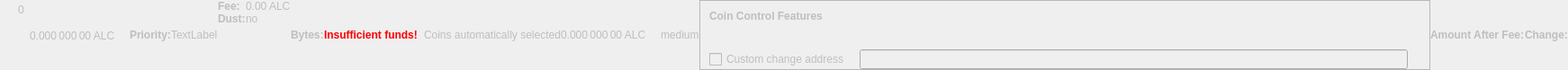
    <widget class="QWidget" name="dummyHideWidget" native="true">
     <property name="enabled">
      <bool>false</bool>
     </property>
     <property name="maximumSize">
      <size>
       <width>100</width>
       <height>22</height>
      </size>
     </property>
     <layout class="QHBoxLayout" name="dummyHideLayout">
      <property name="spacing">
       <number>0</number>
      </property>
      <property name="leftMargin">
       <number>0</number>
      </property>
      <property name="topMargin">
       <number>0</number>
      </property>
      <property name="rightMargin">
       <number>0</number>
      </property>
      <property name="bottomMargin">
       <number>0</number>
      </property>
      <item>
       <layout class="QFormLayout" name="formLayoutCoinControl1">
        <property name="horizontalSpacing">
         <number>10</number>
        </property>
        <property name="verticalSpacing">
         <number>14</number>
        </property>
        <property name="leftMargin">
         <number>10</number>
        </property>
        <property name="topMargin">
         <number>4</number>
        </property>
        <property name="rightMargin">
         <number>6</number>
        </property>
        <item row="0" column="1">
         <widget class="QLabel" name="labelCoinControlBytes">
          <property name="cursor">
           <cursorShape>IBeamCursor</cursorShape>
          </property>
          <property name="contextMenuPolicy">
           <enum>Qt::ActionsContextMenu</enum>
          </property>
          <property name="text">
           <string notr="true">0</string>
          </property>
          <property name="textInteractionFlags">
           <set>Qt::LinksAccessibleByMouse|Qt::TextSelectableByKeyboard|Qt::TextSelectableByMouse</set>
          </property>
         </widget>
        </item>
       </layout>
      </item>
      <item>
       <widget class="QLabel" name="labelCoinControlAfterFee">
        <property name="enabled">
         <bool>false</bool>
        </property>
        <property name="sizePolicy">
         <sizepolicy hsizetype="Fixed" vsizetype="Fixed">
          <horstretch>0</horstretch>
          <verstretch>0</verstretch>
         </sizepolicy>
        </property>
        <property name="minimumSize">
         <size>
          <width>111</width>
          <height>12</height>
         </size>
        </property>
        <property name="maximumSize">
         <size>
          <width>111</width>
          <height>12</height>
         </size>
        </property>
        <property name="cursor">
         <cursorShape>IBeamCursor</cursorShape>
        </property>
        <property name="contextMenuPolicy">
         <enum>Qt::ActionsContextMenu</enum>
        </property>
        <property name="text">
         <string notr="true">0.000 000 00 ALC</string>
        </property>
        <property name="textInteractionFlags">
         <set>Qt::LinksAccessibleByMouse|Qt::TextSelectableByKeyboard|Qt::TextSelectableByMouse</set>
        </property>
       </widget>
      </item>
      <item>
       <widget class="QLabel" name="labelCoinControlPriorityText">
        <property name="enabled">
         <bool>false</bool>
        </property>
        <property name="font">
         <font>
          <weight>75</weight>
          <bold>true</bold>
         </font>
        </property>
        <property name="text">
         <string>Priority:</string>
        </property>
       </widget>
      </item>
      <item>
       <layout class="QHBoxLayout" name="horizontalLayout">
        <item>
         <widget class="QLabel" name="WarningLabel">
          <property name="text">
           <string>TextLabel</string>
          </property>
         </widget>
        </item>
       </layout>
      </item>
      <item>
       <layout class="QFormLayout" name="formLayoutCoinControl3">
        <property name="horizontalSpacing">
         <number>0</number>
        </property>
        <property name="verticalSpacing">
         <number>0</number>
        </property>
        <property name="leftMargin">
         <number>0</number>
        </property>
        <property name="topMargin">
         <number>0</number>
        </property>
        <property name="rightMargin">
         <number>0</number>
        </property>
        <item row="0" column="0">
         <widget class="QLabel" name="labelCoinControlFeeText">
          <property name="enabled">
           <bool>false</bool>
          </property>
          <property name="font">
           <font>
            <weight>75</weight>
            <bold>true</bold>
           </font>
          </property>
          <property name="text">
           <string>Fee:</string>
          </property>
          <property name="margin">
           <number>0</number>
          </property>
         </widget>
        </item>
        <item row="0" column="1">
         <widget class="QLabel" name="labelCoinControlFee">
          <property name="enabled">
           <bool>false</bool>
          </property>
          <property name="cursor">
           <cursorShape>IBeamCursor</cursorShape>
          </property>
          <property name="contextMenuPolicy">
           <enum>Qt::ActionsContextMenu</enum>
          </property>
          <property name="text">
           <string notr="true">0.00 ALC</string>
          </property>
          <property name="textInteractionFlags">
           <set>Qt::LinksAccessibleByMouse|Qt::TextSelectableByKeyboard|Qt::TextSelectableByMouse</set>
          </property>
         </widget>
        </item>
        <item row="1" column="0">
         <widget class="QLabel" name="labelCoinControlLowOutputText">
          <property name="enabled">
           <bool>false</bool>
          </property>
          <property name="font">
           <font>
            <weight>75</weight>
            <bold>true</bold>
           </font>
          </property>
          <property name="text">
           <string>Dust:</string>
          </property>
         </widget>
        </item>
        <item row="1" column="1">
         <widget class="QLabel" name="labelCoinControlLowOutput">
          <property name="enabled">
           <bool>false</bool>
          </property>
          <property name="cursor">
           <cursorShape>IBeamCursor</cursorShape>
          </property>
          <property name="contextMenuPolicy">
           <enum>Qt::ActionsContextMenu</enum>
          </property>
          <property name="text">
           <string>no</string>
          </property>
          <property name="textInteractionFlags">
           <set>Qt::LinksAccessibleByMouse|Qt::TextSelectableByKeyboard|Qt::TextSelectableByMouse</set>
          </property>
         </widget>
        </item>
       </layout>
      </item>
      <item>
       <widget class="QLabel" name="labelCoinControlBytesText">
        <property name="enabled">
         <bool>false</bool>
        </property>
        <property name="font">
         <font>
          <weight>75</weight>
          <bold>true</bold>
         </font>
        </property>
        <property name="text">
         <string>Bytes:</string>
        </property>
       </widget>
      </item>
      <item>
       <layout class="QFormLayout" name="formLayoutCoinControl2">
        <property name="horizontalSpacing">
         <number>0</number>
        </property>
        <property name="verticalSpacing">
         <number>0</number>
        </property>
        <property name="leftMargin">
         <number>0</number>
        </property>
        <property name="topMargin">
         <number>0</number>
        </property>
        <property name="rightMargin">
         <number>0</number>
        </property>
       </layout>
      </item>
      <item>
       <layout class="QHBoxLayout" name="horizontalLayoutCoinControl2">
        <property name="spacing">
         <number>0</number>
        </property>
        <property name="bottomMargin">
         <number>0</number>
        </property>
       </layout>
      </item>
      <item>
       <widget class="QLabel" name="labelCoinControlInsuffFunds">
        <property name="enabled">
         <bool>false</bool>
        </property>
        <property name="minimumSize">
         <size>
          <width>0</width>
          <height>0</height>
         </size>
        </property>
        <property name="font">
         <font>
          <weight>75</weight>
          <bold>true</bold>
         </font>
        </property>
        <property name="styleSheet">
         <string notr="true">color:red;font-weight:bold;</string>
        </property>
        <property name="text">
         <string>Insufficient funds!</string>
        </property>
        <property name="margin">
         <number>5</number>
        </property>
       </widget>
      </item>
      <item>
       <layout class="QFormLayout" name="formLayoutCoinControl4">
        <property name="horizontalSpacing">
         <number>0</number>
        </property>
        <property name="verticalSpacing">
         <number>0</number>
        </property>
        <property name="leftMargin">
         <number>0</number>
        </property>
        <property name="topMargin">
         <number>0</number>
        </property>
        <property name="rightMargin">
         <number>0</number>
        </property>
       </layout>
      </item>
      <item>
       <widget class="QLabel" name="labelCoinControlChangeLabel">
        <property name="enabled">
         <bool>false</bool>
        </property>
        <property name="sizePolicy">
         <sizepolicy hsizetype="Preferred" vsizetype="Expanding">
          <horstretch>0</horstretch>
          <verstretch>0</verstretch>
         </sizepolicy>
        </property>
        <property name="minimumSize">
         <size>
          <width>0</width>
          <height>0</height>
         </size>
        </property>
        <property name="text">
         <string/>
        </property>
        <property name="margin">
         <number>3</number>
        </property>
       </widget>
      </item>
      <item>
       <widget class="QLabel" name="labelCoinControlAutomaticallySelected">
        <property name="enabled">
         <bool>false</bool>
        </property>
        <property name="sizePolicy">
         <sizepolicy hsizetype="Fixed" vsizetype="Fixed">
          <horstretch>0</horstretch>
          <verstretch>0</verstretch>
         </sizepolicy>
        </property>
        <property name="minimumSize">
         <size>
          <width>0</width>
          <height>0</height>
         </size>
        </property>
        <property name="maximumSize">
         <size>
          <width>240</width>
          <height>16777215</height>
         </size>
        </property>
        <property name="text">
         <string>Coins automatically selected</string>
        </property>
        <property name="margin">
         <number>5</number>
        </property>
       </widget>
      </item>
      <item>
       <widget class="QLabel" name="labelCoinControlChange">
        <property name="enabled">
         <bool>false</bool>
        </property>
        <property name="sizePolicy">
         <sizepolicy hsizetype="Fixed" vsizetype="Fixed">
          <horstretch>0</horstretch>
          <verstretch>0</verstretch>
         </sizepolicy>
        </property>
        <property name="minimumSize">
         <size>
          <width>111</width>
          <height>0</height>
         </size>
        </property>
        <property name="maximumSize">
         <size>
          <width>111</width>
          <height>16777215</height>
         </size>
        </property>
        <property name="cursor">
         <cursorShape>IBeamCursor</cursorShape>
        </property>
        <property name="contextMenuPolicy">
         <enum>Qt::ActionsContextMenu</enum>
        </property>
        <property name="text">
         <string notr="true">0.000 000 00 ALC</string>
        </property>
        <property name="textInteractionFlags">
         <set>Qt::LinksAccessibleByMouse|Qt::TextSelectableByKeyboard|Qt::TextSelectableByMouse</set>
        </property>
       </widget>
      </item>
      <item>
       <widget class="QLabel" name="labelCoinControlPriority">
        <property name="enabled">
         <bool>false</bool>
        </property>
        <property name="cursor">
         <cursorShape>IBeamCursor</cursorShape>
        </property>
        <property name="contextMenuPolicy">
         <enum>Qt::ActionsContextMenu</enum>
        </property>
        <property name="text">
         <string>medium</string>
        </property>
        <property name="textInteractionFlags">
         <set>Qt::LinksAccessibleByMouse|Qt::TextSelectableByKeyboard|Qt::TextSelectableByMouse</set>
        </property>
       </widget>
      </item>
      <item>
       <widget class="QFrame" name="frameCoinControl">
        <property name="sizePolicy">
         <sizepolicy hsizetype="Expanding" vsizetype="Expanding">
          <horstretch>0</horstretch>
          <verstretch>0</verstretch>
         </sizepolicy>
        </property>
        <property name="maximumSize">
         <size>
          <width>16777215</width>
          <height>16777215</height>
         </size>
        </property>
        <property name="frameShape">
         <enum>QFrame::StyledPanel</enum>
        </property>
        <property name="frameShadow">
         <enum>QFrame::Sunken</enum>
        </property>
        <layout class="QVBoxLayout" name="verticalLayoutCoinControl2_2">
         <property name="spacing">
          <number>0</number>
         </property>
         <property name="leftMargin">
          <number>0</number>
         </property>
         <property name="topMargin">
          <number>0</number>
         </property>
         <property name="rightMargin">
          <number>0</number>
         </property>
         <property name="bottomMargin">
          <number>0</number>
         </property>
         <item>
          <layout class="QVBoxLayout" name="verticalLayoutCoinControl" stretch="0,0,0,1">
           <property name="spacing">
            <number>0</number>
           </property>
           <property name="leftMargin">
            <number>10</number>
           </property>
           <property name="topMargin">
            <number>10</number>
           </property>
           <item>
            <layout class="QHBoxLayout" name="horizontalLayoutCoinControl1">
             <property name="bottomMargin">
              <number>15</number>
             </property>
             <item>
              <widget class="QLabel" name="labelCoinControlFeatures">
               <property name="enabled">
                <bool>false</bool>
               </property>
               <property name="sizePolicy">
                <sizepolicy hsizetype="Preferred" vsizetype="Maximum">
                 <horstretch>0</horstretch>
                 <verstretch>0</verstretch>
                </sizepolicy>
               </property>
               <property name="font">
                <font>
                 <weight>75</weight>
                 <bold>true</bold>
                </font>
               </property>
               <property name="styleSheet">
                <string notr="true">font-weight:bold;</string>
               </property>
               <property name="text">
                <string>Coin Control Features</string>
               </property>
              </widget>
             </item>
            </layout>
           </item>
           <item>
            <widget class="QWidget" name="widgetCoinControl" native="true">
             <property name="sizePolicy">
              <sizepolicy hsizetype="Preferred" vsizetype="Preferred">
               <horstretch>0</horstretch>
               <verstretch>0</verstretch>
              </sizepolicy>
             </property>
             <property name="minimumSize">
              <size>
               <width>0</width>
               <height>0</height>
              </size>
             </property>
             <property name="styleSheet">
              <string notr="true"/>
             </property>
             <layout class="QHBoxLayout" name="horizontalLayoutCoinControl5_2">
              <property name="leftMargin">
               <number>0</number>
              </property>
              <property name="topMargin">
               <number>0</number>
              </property>
              <property name="rightMargin">
               <number>0</number>
              </property>
              <property name="bottomMargin">
               <number>0</number>
              </property>
              <item>
               <layout class="QHBoxLayout" name="horizontalLayoutCoinControl3">
                <property name="spacing">
                 <number>20</number>
                </property>
                <property name="topMargin">
                 <number>0</number>
                </property>
                <property name="bottomMargin">
                 <number>10</number>
                </property>
               </layout>
              </item>
             </layout>
            </widget>
           </item>
           <item>
            <layout class="QHBoxLayout" name="horizontalLayoutCoinControl4" stretch="0,0,0">
             <property name="spacing">
              <number>12</number>
             </property>
             <property name="sizeConstraint">
              <enum>QLayout::SetDefaultConstraint</enum>
             </property>
             <property name="topMargin">
              <number>5</number>
             </property>
             <property name="rightMargin">
              <number>5</number>
             </property>
             <item>
              <widget class="QCheckBox" name="checkBoxCoinControlChange">
               <property name="enabled">
                <bool>false</bool>
               </property>
               <property name="toolTip">
                <string>If this is activated, but the change address is empty or invalid, change will be sent to a newly generated address.</string>
               </property>
               <property name="text">
                <string>Custom change address</string>
               </property>
              </widget>
             </item>
             <item>
              <widget class="QValidatedLineEdit" name="lineEditCoinControlChange">
               <property name="enabled">
                <bool>false</bool>
               </property>
               <property name="sizePolicy">
                <sizepolicy hsizetype="Expanding" vsizetype="Fixed">
                 <horstretch>0</horstretch>
                 <verstretch>0</verstretch>
                </sizepolicy>
               </property>
              </widget>
             </item>
             <item>
              <widget class="QLabel" name="labelCoinControlChangeLabel_2">
               <property name="sizePolicy">
                <sizepolicy hsizetype="Preferred" vsizetype="Expanding">
                 <horstretch>0</horstretch>
                 <verstretch>0</verstretch>
                </sizepolicy>
               </property>
               <property name="minimumSize">
                <size>
                 <width>0</width>
                 <height>0</height>
                </size>
               </property>
               <property name="text">
                <string/>
               </property>
               <property name="margin">
                <number>3</number>
               </property>
              </widget>
             </item>
            </layout>
           </item>
           <item>
            <spacer name="verticalSpacerCoinControl">
             <property name="orientation">
              <enum>Qt::Vertical</enum>
             </property>
             <property name="sizeHint" stdset="0">
              <size>
               <width>800</width>
               <height>1</height>
              </size>
             </property>
            </spacer>
           </item>
          </layout>
         </item>
        </layout>
       </widget>
      </item>
      <item>
       <widget class="QLabel" name="labelCoinControlAfterFeeText">
        <property name="enabled">
         <bool>false</bool>
        </property>
        <property name="minimumSize">
         <size>
          <width>0</width>
          <height>0</height>
         </size>
        </property>
        <property name="maximumSize">
         <size>
          <width>16777215</width>
          <height>16777215</height>
         </size>
        </property>
        <property name="font">
         <font>
          <weight>75</weight>
          <bold>true</bold>
         </font>
        </property>
        <property name="text">
         <string>Amount After Fee:</string>
        </property>
        <property name="alignment">
         <set>Qt::AlignLeading|Qt::AlignLeft|Qt::AlignVCenter</set>
        </property>
        <property name="margin">
         <number>0</number>
        </property>
       </widget>
      </item>
      <item>
       <widget class="QLabel" name="labelCoinControlChangeText">
        <property name="enabled">
         <bool>false</bool>
        </property>
        <property name="sizePolicy">
         <sizepolicy hsizetype="Preferred" vsizetype="Preferred">
          <horstretch>0</horstretch>
          <verstretch>0</verstretch>
         </sizepolicy>
        </property>
        <property name="minimumSize">
         <size>
          <width>0</width>
          <height>0</height>
         </size>
        </property>
        <property name="maximumSize">
         <size>
          <width>16777215</width>
          <height>16777215</height>
         </size>
        </property>
        <property name="font">
         <font>
          <weight>75</weight>
          <bold>true</bold>
         </font>
        </property>
        <property name="text">
         <string>Change:</string>
        </property>
        <property name="alignment">
         <set>Qt::AlignLeading|Qt::AlignLeft|Qt::AlignVCenter</set>
        </property>
       </widget>
      </item>
     </layout>
    </widget>
